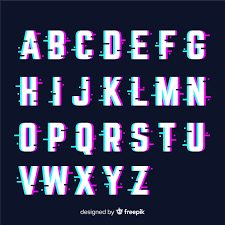
#> input picture A-TEMEL ÇALIŞMA/18_morfolojik/yazi.jpg, 225 x 225 px
$ python morfolojik.py
#> lines starting #> are read from the running program, lines starting #| are printed output that depends on the picture
import cv2
import numpy as np

image=cv2.imread("yazi.jpg")
#> image is the input picture: shape (225, 225, 3); mean B, G, R 88.5, 62.1, 58
#gürültü giderme diration genişletme
kernel=np.ones((5,5),np.uint8)

dilation=cv2.dilate(image,kernel,iterations=1)
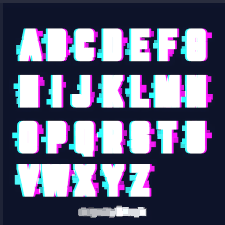
#> dilation: shape (225, 225, 3); mean B, G, R 123.8, 99.4, 96.9
#cv2.imshow("dilation",dilation)
#cv2.imshow("orjinal resim",image)

#gürültü giderme erotion azaltma

erosion=cv2.erode(image,kernel,iterations=1)
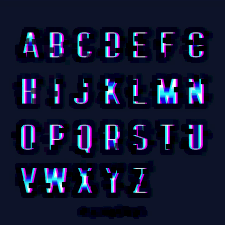
#> erosion: shape (225, 225, 3); mean B, G, R 51.6, 24, 19.4
#cv2.imshow("rosion",erosion)
#cv2.imshow("orjinal resim",image)

#erotion üzerine diretion yapalım.
erosion=cv2.erode(image,kernel,iterations=1)
#cv2.imshow("rosion",erosion)
#cv2.imshow("orjinal resim",image)


dilation=cv2.dilate(erosion,kernel,iterations=1)
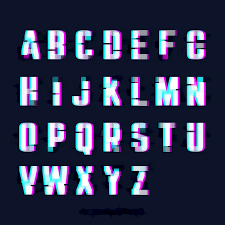
#> dilation: shape (225, 225, 3); mean B, G, R 81.6, 55.3, 49.3
cv2.imshow("dilation",dilation)
cv2.imshow("orjinal resim",image)


cv2.waitKey(0)
cv2.destroyAllWindows()
